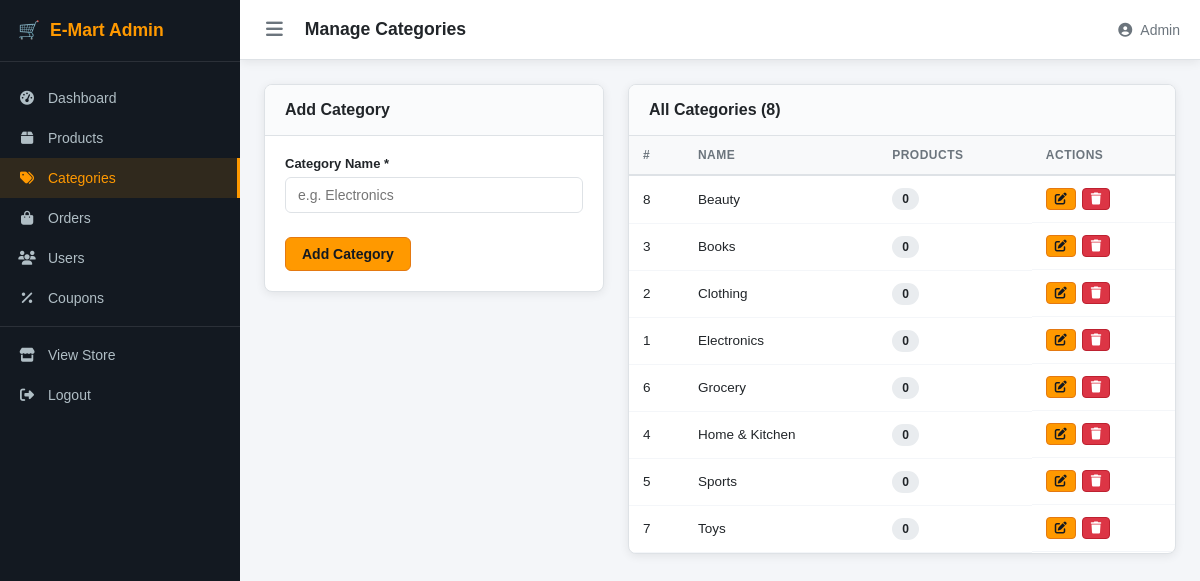
Screenshot of /admin/categories.php (signed in) with the database file from the repository.
### tables this page shows
CREATE TABLE IF NOT EXISTS categories (
    id            INT AUTO_INCREMENT PRIMARY KEY,
    category_name VARCHAR(100) NOT NULL UNIQUE
);

### includes/connection.php (called while the page is built, shortened)
<?php
function sanitize($data) {
    return htmlspecialchars(strip_tags(trim($data)), ENT_QUOTES, 'UTF-8');
}

### admin/categories.php (the view, shortened to what this page needs)
<?php
require_once 'includes/admin_header.php';
$editing = null;
$categories = $conn->query(
    "SELECT c.*, COUNT(p.id) AS product_count
     FROM categories c LEFT JOIN products p ON p.category_id = c.id
     GROUP BY c.id ORDER BY c.category_name"
)->fetch_all(MYSQLI_ASSOC);
?>
<div class="admin-layout-two-col">
    <div class="admin-card">
        <div class="admin-card-header">
            <h3><?= $editing ? 'Edit Category' : 'Add Category' ?></h3>
        </div>
        <form method="POST" class="admin-form">
            <div class="form-group">
                <label>Category Name *</label>
                <input type="text" name="category_name" required
                       value="<?= sanitize($editing['category_name'] ?? '') ?>"
                       placeholder="e.g. Electronics">
            </div>
            <div class="form-actions">
                <button type="submit" class="btn btn-primary">
                    <?= $editing ? 'Update' : 'Add Category' ?>
                </button>
            </div>
        </form>
    </div>
    <div class="admin-card">
        <div class="admin-card-header">
            <h3>All Categories (<?= count($categories) ?>)</h3>
        </div>
        <div class="table-responsive">
            <table class="admin-table">
                <thead>
                    <tr><th>#</th><th>Name</th><th>Products</th><th>Actions</th></tr>
                </thead>
                <tbody>
                    <?php foreach ($categories as $c): ?>
                    <tr>
                        <td><?= $c['id'] ?></td>
                        <td><?= sanitize($c['category_name']) ?></td>
                        <td>
                            <span class="badge"><?= $c['product_count'] ?></span>
                        </td>
                        <td class="action-btns">
                            <a href="categories.php?edit=<?= $c['id'] ?>"
                               class="btn btn-xs btn-primary">
                                <i class="fas fa-edit"></i>
                            </a>
                            <a href="categories.php?delete=<?= $c['id'] ?>"
                               class="btn btn-xs btn-danger"
                               onclick="return confirm('Delete this category? Products will also be removed!')">
                                <i class="fas fa-trash"></i>
                            </a>
                        </td>
                    </tr>
                    <?php endforeach; ?>
                </tbody>
            </table>
        </div>
    </div>
</div>
<?php require_once 'includes/admin_footer.php'; ?>

### assets/css/admin.css (style rules this page uses)
:root { --sidebar-w: 240px; --topbar-h: 60px; --primary: #ff9900; --dark: #131921; --dark2: #232f3e; --accent: #146eb4; --white: #ffffff; --bg: #f4f6f9; --border: #dee2e6; --text: #212529; --text-muted:#6c757d; --success: #28a745; --danger: #dc3545; --warning: #ffc107; --info: #17a2b8; --shadow: 0 2px 10px rgba(0,0,0,.08); --radius: 8px; }
*, *::before, *::after { box-sizing: border-box; margin: 0; padding: 0; }
body { font-family: Arial, sans-serif; background: var(--bg); color: var(--text); font-size: 14px; }
a { text-decoration: none; color: var(--accent); }
input, select, textarea, button { font-family: inherit; font-size: 14px; }
.admin-card { background: var(--white); border: 1px solid var(--border); border-radius: var(--radius); box-shadow: var(--shadow); margin-bottom: 24px; overflow: hidden; }
.admin-card-header { display: flex; align-items: center; justify-content: space-between; padding: 16px 20px; border-bottom: 1px solid var(--border); background: #fafbfc; }
.admin-card-header h3 { font-size: 1rem; font-weight: 700; }
.table-responsive { overflow-x: auto; }
.admin-table { width: 100%; border-collapse: collapse; font-size: 13.5px; }
.admin-table th { background: #f8f9fa; padding: 12px 14px; text-align: left; font-weight: 700; font-size: 12px; text-transform: uppercase; letter-spacing: .5px; color: var(--text-muted); border-bottom: 2px solid var(--border); white-space: nowrap; }
.admin-table td { padding: 12px 14px; border-bottom: 1px solid var(--bg); vertical-align: middle; }
.admin-form { padding: 20px; display: flex; flex-direction: column; gap: 16px; }
.form-group { display: flex; flex-direction: column; gap: 6px; }
.form-group label { font-weight: 600; font-size: 13px; color: var(--text); }
.form-group input, .form-group select, .form-group textarea { padding: 9px 12px; border: 1px solid var(--border); border-radius: 6px; outline: none; background: var(--white); color: var(--text); transition: border-color .2s; }
.form-actions { display: flex; gap: 10px; padding-top: 8px; }
.admin-layout-two-col { display: grid; grid-template-columns: 340px 1fr; gap: 24px; align-items: start; }
.btn { display: inline-flex; align-items: center; gap: 6px; padding: 8px 16px; border-radius: 6px; border: none; cursor: pointer; font-weight: 600; transition: all .2s; text-decoration: none; white-space: nowrap; font-size: 14px; }
.btn-primary { background: var(--primary); color: var(--dark); border: 1px solid #e47911; }
.btn-danger { background: var(--danger); color: var(--white); border: 1px solid #bd2130; }
.btn-xs { padding: 4px 8px; font-size: 12px; border-radius: 4px; }
.action-btns { display: flex; gap: 6px; }
.badge { display: inline-block; padding: 4px 10px; border-radius: 20px; font-size: 12px; font-weight: 700; background: #e9ecef; color: var(--text); }

### rows the page displays
categories: id "8", category_name "Beauty", product_count "0"
categories: id "3", category_name "Books", product_count "0"
categories: id "2", category_name "Clothing", product_count "0"
categories: id "1", category_name "Electronics", product_count "0"
categories: id "6", category_name "Grocery", product_count "0"
categories: id "4", category_name "Home & Kitchen", product_count "0"
categories: id "5", category_name "Sports", product_count "0"
categories: id "7", category_name "Toys", product_count "0"

### other values shown
$pageTitle "Manage Categories"
$_SESSION['username'] "Admin"
count($categories) "8"
